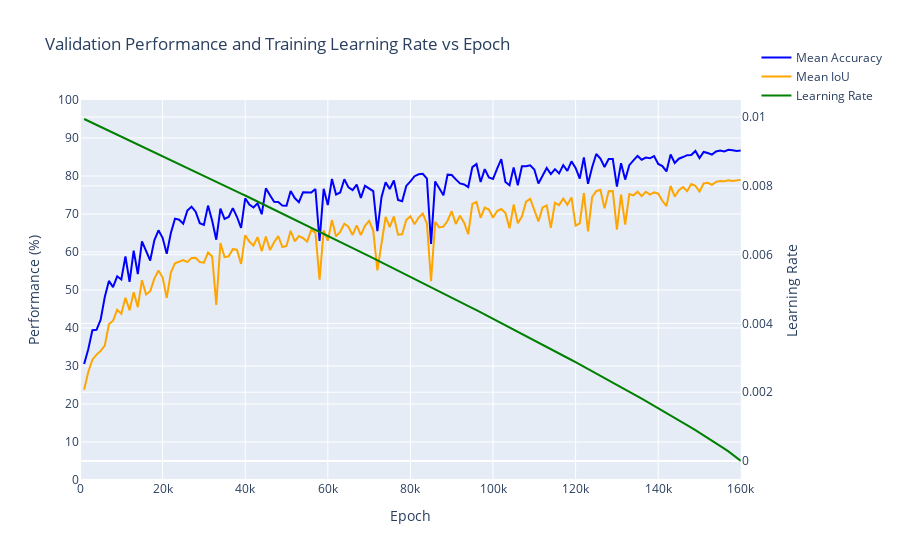

Write notebook code for a chart like this one.
### Code cell
# Ablation 02, SEBNet BaselinePHead SGD, Pretrained, Batch Size 6, OHEM Cross Entropy - 78.98 Best mIoU
log_file_path = '/home/robert.breslin/alessandro/paper_2/mmsegmentation/work_dirs/sebnet_baseline-p-head_1xb6_cityscapes/20250825_134022/20250825_134022.log'
epochs, mIoU, mAcc, lrs = parse_log_file(log_file_path)
plot_accuracies_and_lr_interactive(epochs, mAcc, mIoU, lrs, [0,160000])

### Figure 1 — Plotly figure (JSON) as saved in the notebook; plotly's stock layout.template omitted (floating-point values rounded to 4 significant figures; data arrays with more than 128 entries replaced by an {"elided": "..."} marker saying what was removed)
{"data": [{"line": {"color": "blue"}, "name": "Mean Accuracy", "type": "scatter", "x": {"elided": "160 int values"}, "xaxis": "x", "y": {"elided": "160 float values"}, "yaxis": "y"}, {"line": {"color": "orange"}, "name": "Mean IoU", "type": "scatter", "x": {"elided": "160 int values"}, "xaxis": "x", "y": {"elided": "160 float values"}, "yaxis": "y"}, {"line": {"color": "green"}, "name": "Learning Rate", "type": "scatter", "x": {"elided": "160 int values"}, "xaxis": "x", "y": {"elided": "160 float values"}, "yaxis": "y2"}], "layout": {"hovermode": "x unified", "legend": {"x": 1.15, "xanchor": "right", "y": 1.15, "yanchor": "top"}, "title": {"text": "Validation Performance and Training Learning Rate vs Epoch"}, "xaxis": {"anchor": "y", "domain": [0, 0.94], "range": [0, 160000], "title": {"text": "Epoch"}}, "yaxis": {"anchor": "x", "domain": [0, 1], "dtick": 10, "range": [0, 100], "title": {"text": "Performance (%)"}}, "yaxis2": {"anchor": "x", "overlaying": "y", "side": "right", "title": {"text": "Learning Rate"}}}}
